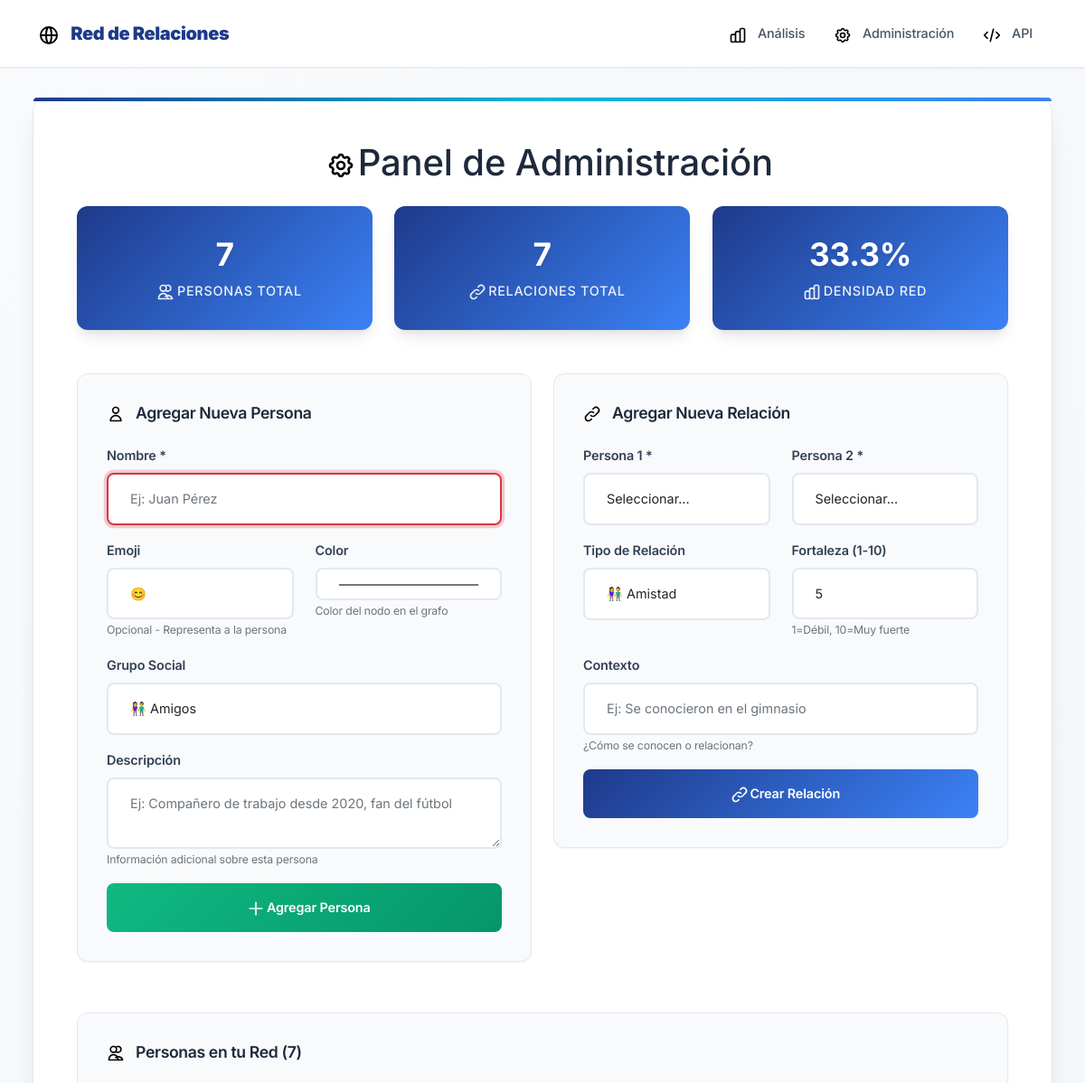
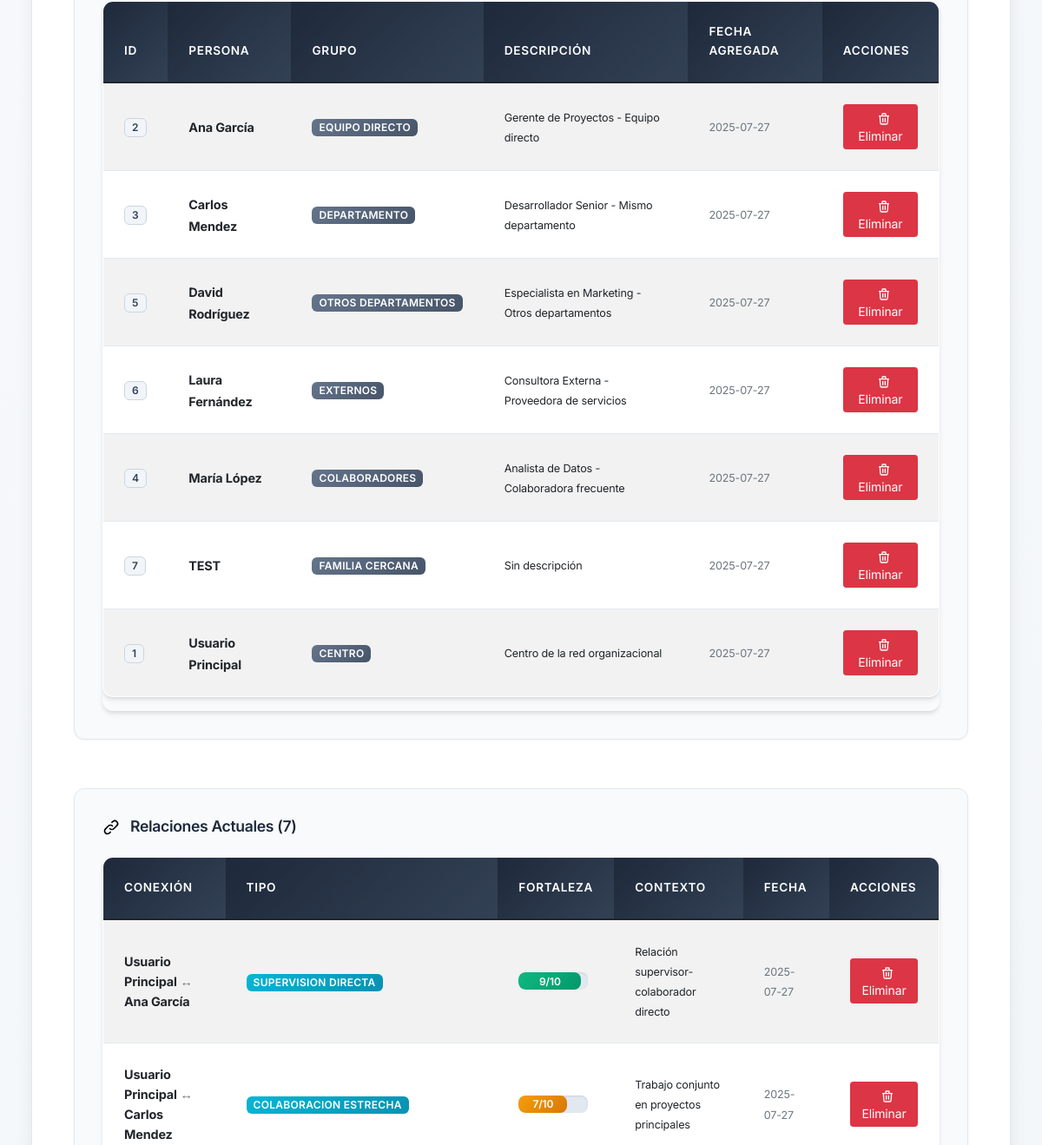
/admin (upper part), run on an earlier commit of the app's database (2 pictures, top to bottom).
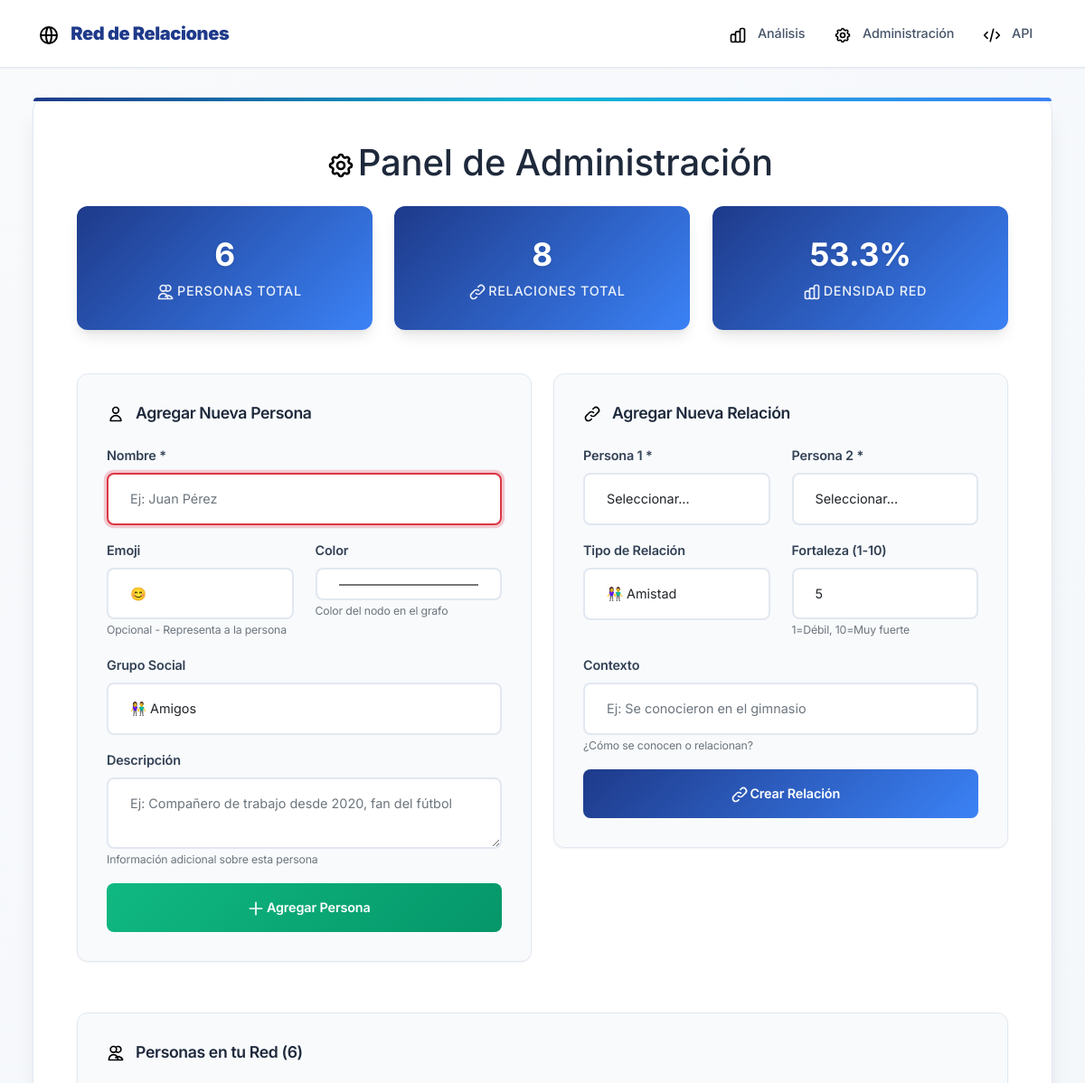
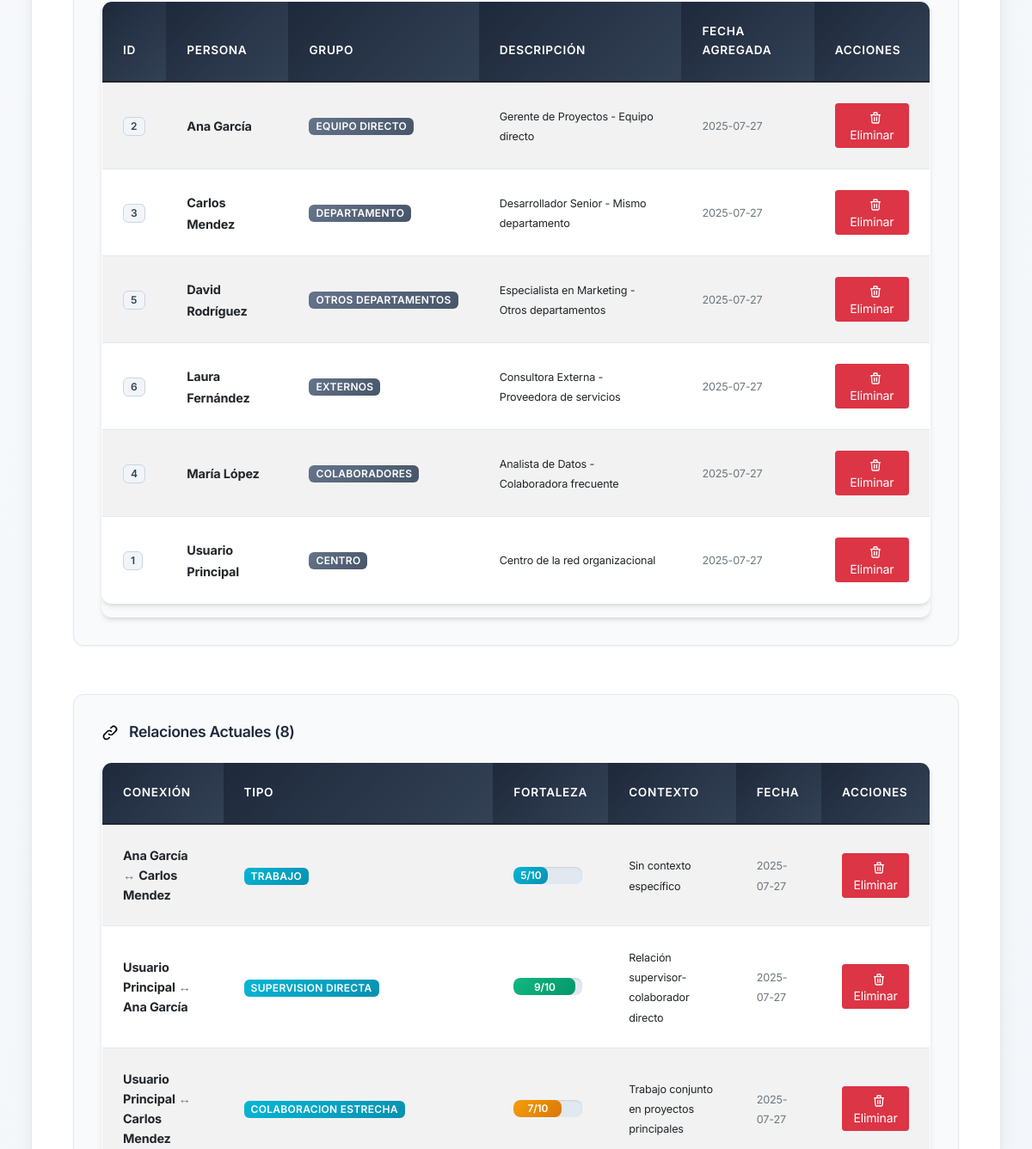
And on a later commit of the database (2 pictures, top to bottom).
### tables this page shows
CREATE TABLE personas (
            id INTEGER PRIMARY KEY AUTOINCREMENT,
            nombre TEXT NOT NULL UNIQUE,
            icono TEXT DEFAULT 'user',
            grupo TEXT DEFAULT 'contactos',
            color TEXT DEFAULT '#3b82f6',
            descripcion TEXT,
            fecha_creacion TIMESTAMP DEFAULT CURRENT_TIMESTAMP
        );

CREATE TABLE relaciones (
            id INTEGER PRIMARY KEY AUTOINCREMENT,
            persona1_id INTEGER,
            persona2_id INTEGER,
            tipo TEXT DEFAULT 'profesional',
            fortaleza INTEGER DEFAULT 5,
            contexto TEXT,
            fecha_creacion TIMESTAMP DEFAULT CURRENT_TIMESTAMP,
            FOREIGN KEY (persona1_id) REFERENCES personas (id),
            FOREIGN KEY (persona2_id) REFERENCES personas (id),
            UNIQUE(persona1_id, persona2_id)
        );

### app.py (the view)
@app.route('/admin')
def admin():
    conn = get_db_connection()
    personas = conn.execute('SELECT * FROM personas ORDER BY nombre').fetchall()
    relaciones = conn.execute('''
        SELECT r.*, p1.nombre as persona1_nombre, p2.nombre as persona2_nombre
        FROM relaciones r
        JOIN personas p1 ON r.persona1_id = p1.id
        JOIN personas p2 ON r.persona2_id = p2.id
        ORDER BY r.fecha_creacion DESC
    ''').fetchall()
    conn.close()
    return render_template('admin.html', personas=personas, relaciones=relaciones)

### app.py (called while the page is built)
def get_db_connection():
    conn = sqlite3.connect(DATABASE)
    conn.row_factory = sqlite3.Row
    return conn

### templates/admin.html (shortened to what this page needs)
{% extends "base.html" %}
{% block content %}
<div class="main-container">
    <h1 class="text-center mb-4">
        <i class="icon icon-settings icon-xl"></i>
        Panel de Administración
    </h1>
    <div class="row mb-4">
        <div class="col-md-4">
            <div class="stats-card">
                <h3>{{ personas|length }}</h3>
                <p class="mb-0">
                    <i class="icon icon-users icon-white"></i>
                    Personas Total
                </p>
            </div>
        </div>
        <div class="col-md-4">
            <div class="stats-card">
                <h3>{{ relaciones|length }}</h3>
                <p class="mb-0">
                    <i class="icon icon-connections icon-white"></i>
                    Relaciones Total
                </p>
            </div>
        </div>
        <div class="col-md-4">
            <div class="stats-card">
                <h3>{{ ((relaciones|length / ((personas|length * (personas|length - 1)) / 2)) * 100)|round(1) if personas|length > 1 else 0 }}%</h3>
                <p class="mb-0">
                    <i class="icon icon-chart icon-white"></i>
                    Densidad Red
                </p>
            </div>
        </div>
    </div>
    <div class="row">
        <div class="col-md-6">
            <div class="admin-panel">
                <h4>
                    <i class="icon icon-user"></i>
                    Agregar Nueva Persona
                </h4>
                <form method="POST" action="{{ url_for('agregar_persona') }}">
                    <div class="mb-3">
                        <label class="form-label">Nombre *</label>
                        <input type="text" class="form-control" name="nombre" required placeholder="Ej: Juan Pérez">
                    </div>
                    <div class="row">
                        <div class="col-md-6">
                            <label class="form-label">Emoji</label>
                            <input type="text" class="form-control" name="emoji" placeholder="😊" maxlength="2">
                            <small class="text-muted">Opcional - Representa a la persona</small>
                        </div>
                        <div class="col-md-6">
                            <label class="form-label">Color</label>
                            <input type="color" class="form-control" name="color" value="#4ecdc4">
                            <small class="text-muted">Color del nodo en el grafo</small>
                        </div>
                    </div>
                    <div class="mb-3 mt-3">
                        <label class="form-label">Grupo Social</label>
                        <select class="form-control" name="grupo">
                            <option value="amigos">👫 Amigos</option>
                        </select>
                    </div>
                    <div class="mb-3">
                        <label class="form-label">Descripción</label>
                        <textarea class="form-control" name="descripcion" rows="2" placeholder="Ej: Compañero de trabajo desde 2020, fan del fútbol"></textarea>
                        <small class="text-muted">Información adicional sobre esta persona</small>
                    </div>
                    <button type="submit" class="btn btn-success btn-custom w-100">
                        <i class="icon icon-plus icon-white"></i>
                        Agregar Persona
                    </button>
                </form>
            </div>
        </div>
        <div class="col-md-6">
            <div class="admin-panel">
                <h4>
                    <i class="icon icon-link"></i>
                    Agregar Nueva Relación
                </h4>
                <form method="POST" action="{{ url_for('agregar_relacion') }}">
                    <div class="row">
                        <div class="col-md-6">
                            <label class="form-label">Persona 1 *</label>
                            <select class="form-control" name="persona1_id" required>
                                <option value="">Seleccionar...</option>
                            </select>
                        </div>
                        <div class="col-md-6">
                            <label class="form-label">Persona 2 *</label>
                            <select class="form-control" name="persona2_id" required>
                                <option value="">Seleccionar...</option>
                            </select>
                        </div>
                    </div>
                    <div class="row mt-3">
                        <div class="col-md-6">
                            <label class="form-label">Tipo de Relación</label>
                            <select class="form-control" name="tipo">
                                <option value="amistad">👫 Amistad</option>
                            </select>
                        </div>
                        <div class="col-md-6">
                            <label class="form-label">Fortaleza (1-10)</label>
                            <input type="number" class="form-control" name="fortaleza" min="1" max="10" value="5">
                            <small class="text-muted">1=Débil, 10=Muy fuerte</small>
                        </div>
                    </div>
                    <div class="mb-3 mt-3">
                        <label class="form-label">Contexto</label>
                        <input type="text" class="form-control" name="contexto" placeholder="Ej: Se conocieron en el gimnasio">
                        <small class="text-muted">¿Cómo se conocen o relacionan?</small>
                    </div>
                    <button type="submit" class="btn btn-primary btn-custom w-100">
                        <i class="icon icon-link icon-white"></i>
                        Crear Relación
                    </button>
                </form>
            </div>
        </div>
    </div>
    <div class="row mt-4">
        <div class="col-12">
            <div class="admin-panel">
                <h4>
                    <i class="icon icon-users"></i>
                    Personas en tu Red ({{ personas|length }})
                </h4>
                <div class="table-responsive">
                    <table class="table table-striped table-hover">
                        <thead class="table-dark">
                            <tr>
                                <th>ID</th>
                                <th>Persona</th>
                                <th>Grupo</th>
                                <th>Descripción</th>
                                <th>Fecha Agregada</th>
                                <th>Acciones</th>
                            </tr>
                        </thead>
                        <tbody>
                            {% for persona in personas %}
                            <tr>
                                <td><span class="badge bg-light text-dark">{{ persona.id }}</span></td>
                                <td>
                                    <strong>{{ persona.nombre }}</strong>
                                </td>
                                <td>
                                    <span class="badge bg-secondary">{{ persona.grupo.replace('_', ' ').title() }}</span>
                                </td>
                                <td>
                                    <small>{{ persona.descripcion or 'Sin descripción' }}</small>
                                </td>
                                <td>
                                    <small class="text-muted">{{ persona.fecha_creacion[:10] if persona.fecha_creacion else 'N/A' }}</small>
                                </td>
                                <td>
                                    {% if persona.nombre != 'Tú' %}
                                    <a href="{{ url_for('eliminar_persona', persona_id=persona.id) }}"
                                       class="btn btn-sm btn-danger"
                                       onclick="return confirm('¿Estás seguro de eliminar a {{ persona.nombre }}? Se eliminarán también todas sus relaciones.')">
                                       <i class="icon icon-trash icon-white icon-sm"></i>
                                       Eliminar
                                    </a>
                                    {% else %}
                                    <span class="badge bg-warning text-dark">
                                        <i class="icon icon-crown icon-sm"></i>
                                        Centro de la Red
                                    </span>
                                    {% endif %}
                                </td>
                            </tr>
                            {% endfor %}
                        </tbody>
                    </table>
                </div>
            </div>
        </div>
    </div>
    <div class="row mt-4">
        <div class="col-12">
            <div class="admin-panel">
                <h4>
                    <i class="icon icon-connections"></i>
                    Relaciones Actuales ({{ relaciones|length }})
                </h4>
                <div class="table-responsive">
                    <table class="table table-striped table-hover">
                        <thead class="table-dark">
                            <tr>
                                <th>Conexión</th>
                                <th>Tipo</th>
                                <th>Fortaleza</th>
                                <th>Contexto</th>
                                <th>Fecha</th>
                                <th>Acciones</th>
                            </tr>
                        </thead>
                        <tbody>
                            {% for relacion in relaciones %}
                            <tr>
                                <td>
                                    <strong>{{ relacion.persona1_nombre }}</strong>
                                    <span class="text-muted">↔</span>
                                    <strong>{{ relacion.persona2_nombre }}</strong>
                                </td>
                                <td>
                                    <span class="badge bg-info">{{ relacion.tipo.replace('_', ' ').title() }}</span>
                                </td>
                                <td>
                                    <div class="progress" style="height: 20px; width: 80px;">
                                        <div class="progress-bar{% if relacion.fortaleza >= 8 %} bg-success{% elif relacion.fortaleza >= 6 %} bg-warning{% elif relacion.fortaleza >= 4 %} bg-info{% else %} bg-secondary{% endif %}" style="width: {{ relacion.fortaleza * 10 }}%;">
                                            {{ relacion.fortaleza }}/10
                                        </div>
                                    </div>
                                </td>
                                <td>
                                    <small>{{ relacion.contexto or 'Sin contexto específico' }}</small>
                                </td>
                                <td>
                                    <small class="text-muted">{{ relacion.fecha_creacion[:10] if relacion.fecha_creacion else 'N/A' }}</small>
                                </td>
                                <td>
                                    <a href="{{ url_for('eliminar_relacion', relacion_id=relacion.id) }}"
                                       class="btn btn-sm btn-danger"
                                       onclick="return confirm('¿Eliminar la relación entre {{ relacion.persona1_nombre }} y {{ relacion.persona2_nombre }}?')">
                                       <i class="icon icon-trash icon-white icon-sm"></i>
                                       Eliminar
                                    </a>
                                </td>
                            </tr>
                            {% endfor %}
                        </tbody>
                    </table>
                </div>
            </div>
        </div>
    </div>
</div>
{% endblock %}

### templates/base.html (shortened to what this page needs)
<!DOCTYPE html>
<html lang="es">
<head>
    <link href="https://cdn.jsdelivr.net/npm/bootstrap@5.1.3/dist/css/bootstrap.min.css" rel="stylesheet">
    <link rel="stylesheet" type="text/css" href="{{ url_for('static', filename='css/base.css') }}">
    <link rel="stylesheet" type="text/css" href="{{ url_for('static', filename='css/index.css') }}">
    <link rel="stylesheet" type="text/css" href="https://unpkg.com/vis-network/standalone/umd/vis-network.min.css" />
</head>
<body>
    <nav class="navbar navbar-expand-lg navbar-light navbar-custom">
        <div class="container">
            <a class="navbar-brand" href="{{ url_for('index') }}">
                <i class="icon icon-network icon-lg"></i>
                <strong>Red de Relaciones</strong>
            </a>
            <div class="navbar-nav ms-auto">
                <a class="nav-link" href="{{ url_for('index') }}">
                    <i class="icon icon-chart"></i>
                    Análisis
                </a>
                <a class="nav-link" href="{{ url_for('admin') }}">
                    <i class="icon icon-settings"></i>
                    Administración
                </a>
                <a class="nav-link" href="/api/grafo" target="_blank">
                    <i class="icon icon-code"></i>
                    API
                </a>
            </div>
        </div>
    </nav>
    <div class="container-fluid">
        {% block content %}{% endblock %}
    </div>
</body>
</html>

### static/css/index.css (style rules this page uses)
body { overflow: hidden !important; }

What changed in the data, as far as the page shows it:
removed personas: id "7", nombre "TEST", grupo.replace "FAMILIA CERCANA", descripcion "Sin descripción", fecha_creacion "2025-07-27"
added relaciones: persona1_nombre "Ana García", persona2_nombre "Carlos Mendez", tipo.replace "TRABAJO", fortaleza "5", contexto "Sin contexto específico", fecha_creacion "2025-07-27"
Also different on the page:
{{ personas|length }}: "7" → "6"
{{ relaciones|length }}: "7" → "8"
text no longer shown: "33.3"
text now shown: "53.3"
